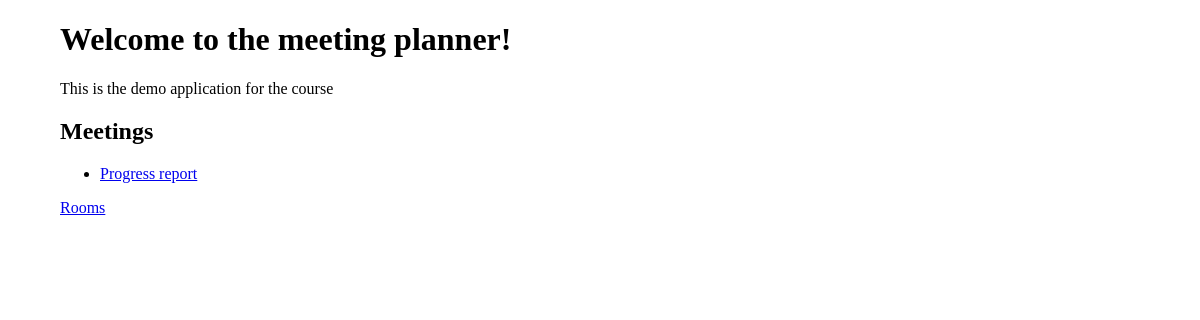
The app's page /, older data.
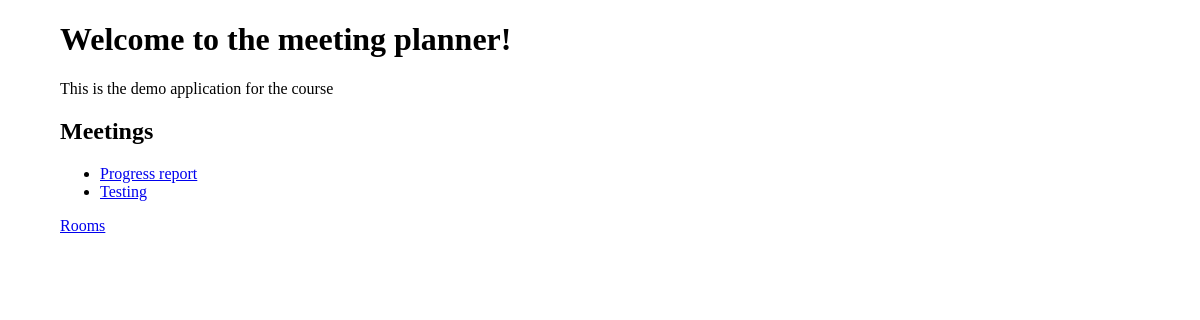
The same page, newer data.
### meetings/models.py (models this page shows, shortened)
class Meeting(models.Model):
  title = models.CharField(max_length=200)
  date = models.DateField()
  start_time = models.TimeField(default=time(9))
  duration = models.IntegerField(default=1)
  room = models.ForeignKey(Room, on_delete=models.CASCADE)

### website/views.py (the view)
# urls.py: path('', welcome, name='home'),
def welcome(request):
  return render(request,"website/welcome.html", {"meetings": Meeting.objects.all()})

### website/templates/website/welcome.html (shortened to what this page needs)
{% extends "base.html" %}
{% block content %}
{% load static %}
  <h1>Welcome to the meeting planner!</h1>
  <p>This is the demo application for the course</p>
  <h2>Meetings</h2>
  <ul>
    {% for meeting in meetings %}
      <li>
        <a href="{% url 'detail' meeting.id %}">
          {{meeting.title}}
        </a>
      </li>
    {% endfor %}
  </ul>
  <p>
    <a href="{% url 'rooms' %}">Rooms</a>
  </p>
{% endblock content %}

Row changes from the older to the newer data that the page shows:
added Meeting: title "Testing"
